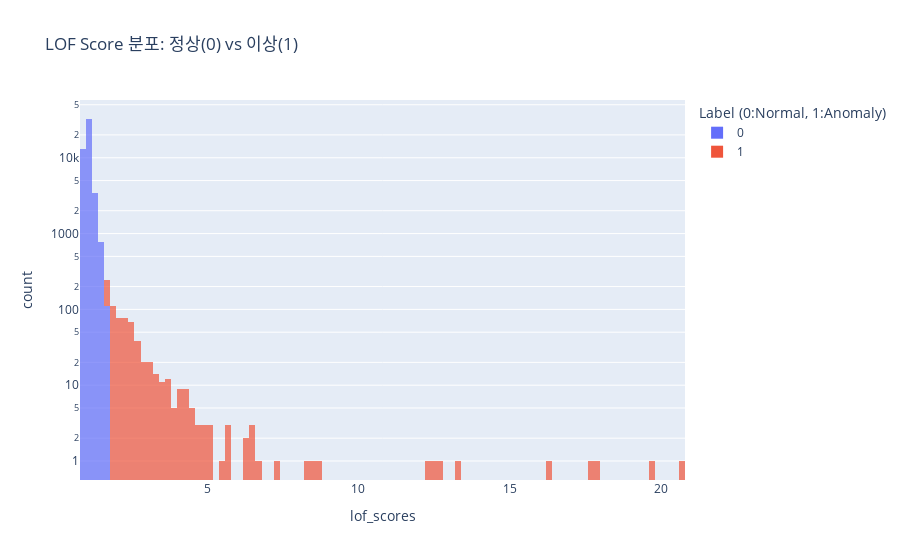

The code cell stored with this chart in its notebook:
### Code cell
# 히스토그램으로 점수 분포 겹쳐서 그리기
import plotly.express as px

fig_score = px.histogram(df, x='lof_scores', color='lof_anomaly',
                         nbins=100,
                         title='LOF Score 분포: 정상(0) vs 이상(1)',
                         labels={'lof_anomaly': 'Label (0:Normal, 1:Anomaly)'},
                         opacity=0.7,
                         log_y=True) # 데이터 개수 차이가 크므로 y축을 로그 스케일로
fig_score.show()

### Figure 1 — Plotly figure (JSON) as saved in the notebook; plotly's stock layout.template omitted (floating-point values rounded to 4 significant figures; data arrays with more than 128 entries replaced by an {"elided": "..."} marker saying what was removed)
{"data": [{"bingroup": "x", "hovertemplate": "Label (0:Normal, 1:Anomaly)=0<br>lof_scores=%{x}<br>count=%{y}<extra></extra>", "legendgroup": "0", "marker": {"color": "#636efa", "opacity": 0.7, "pattern": {"shape": ""}}, "name": "0", "nbinsx": 100, "orientation": "v", "showlegend": true, "type": "histogram", "x": {"elided": "49647 float values"}, "xaxis": "x", "yaxis": "y"}, {"bingroup": "x", "hovertemplate": "Label (0:Normal, 1:Anomaly)=1<br>lof_scores=%{x}<br>count=%{y}<extra></extra>", "legendgroup": "1", "marker": {"color": "#EF553B", "opacity": 0.7, "pattern": {"shape": ""}}, "name": "1", "nbinsx": 100, "orientation": "v", "showlegend": true, "type": "histogram", "x": {"elided": "638 float values"}, "xaxis": "x", "yaxis": "y"}], "layout": {"barmode": "relative", "legend": {"title": {"text": "Label (0:Normal, 1:Anomaly)"}, "tracegroupgap": 0}, "title": {"text": "LOF Score 분포: 정상(0) vs 이상(1)"}, "xaxis": {"anchor": "y", "domain": [0, 1], "title": {"text": "lof_scores"}}, "yaxis": {"anchor": "x", "domain": [0, 1], "title": {"text": "count"}, "type": "log"}}}
